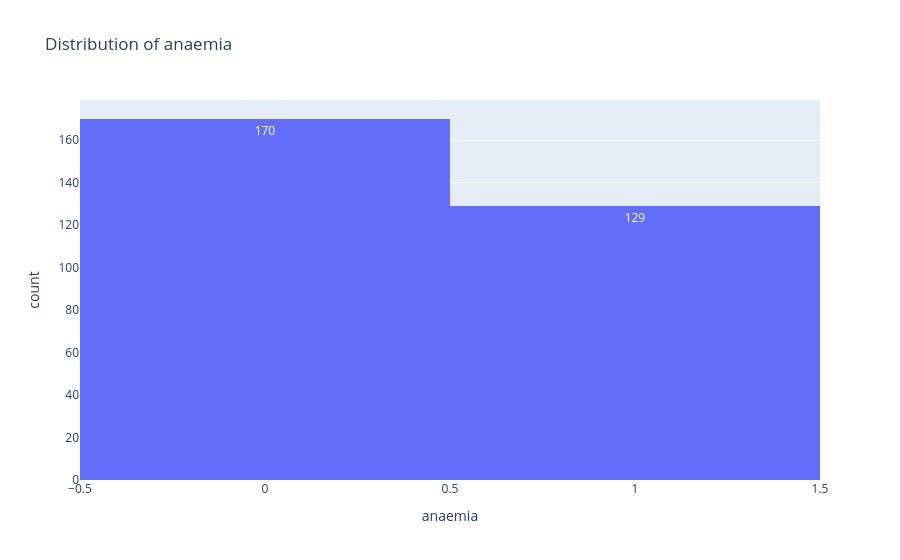
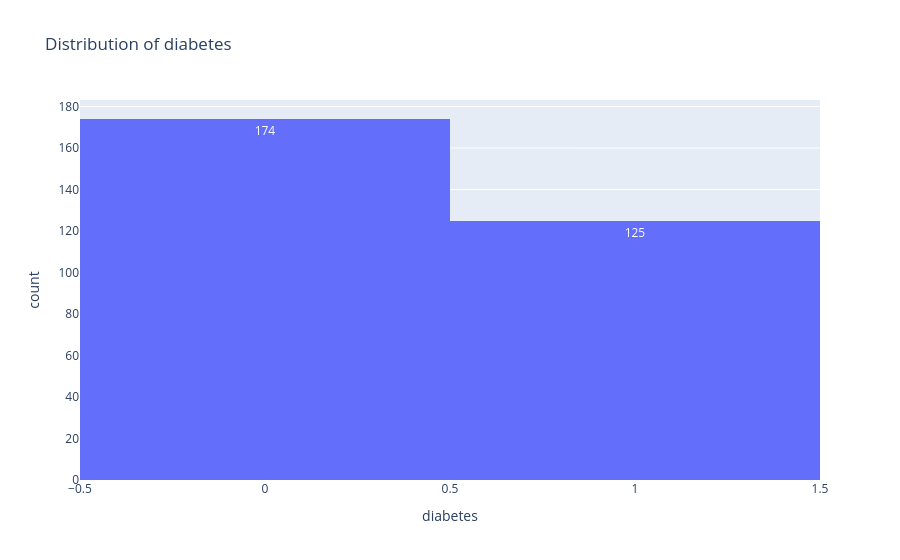
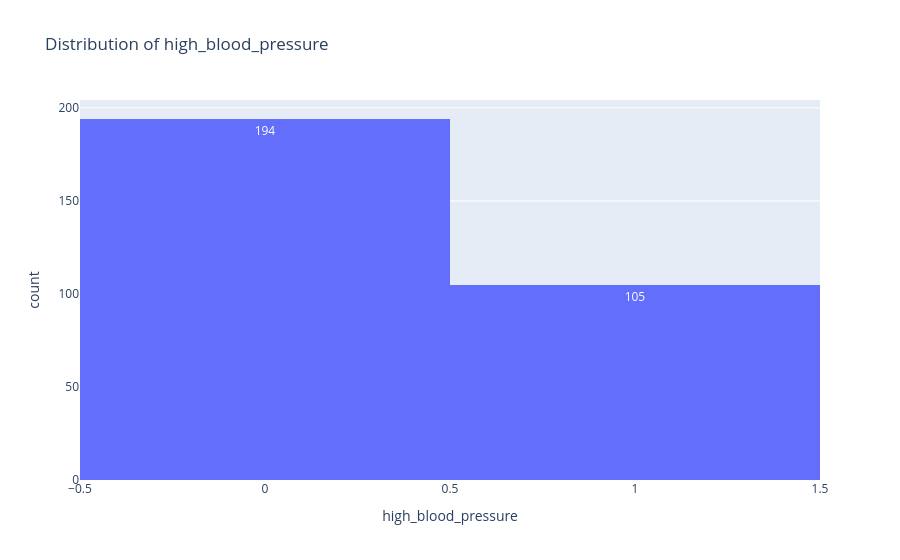
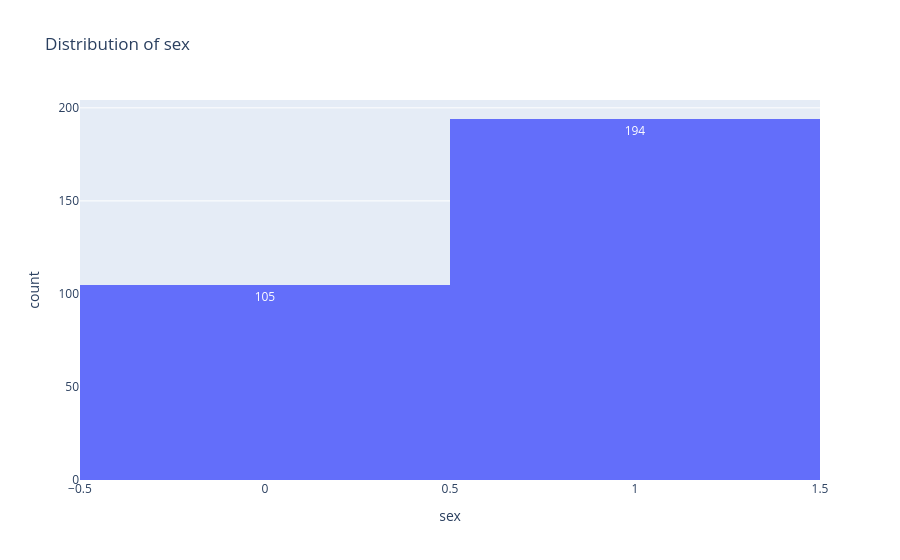

Notebook code cell kept with these figures, in order:
### Code cell
import plotly.express as px

cols = ['anaemia','diabetes','high_blood_pressure','sex','smoking','DEATH_EVENT']

for col in cols:
    fig = px.histogram(
        df,
        x=col,
        text_auto=True,
        title=f"Distribution of {col}"
    )
    total = len(df[col])
    for p in ax.patches:
        count = p.get_height()
        percent = (count / total) * 100
        ax.annotate(
            f'{percent:.1f}%',
            (p.get_x() + p.get_width() / 2, count),
            ha='center',
            va='bottom'
        )
    fig.show()

### Figure 1 — Plotly figure (JSON) as saved in the notebook; plotly's stock layout.template omitted (floating-point values rounded to 4 significant figures; data arrays with more than 128 entries replaced by an {"elided": "..."} marker saying what was removed)
{"data": [{"bingroup": "x", "hovertemplate": "anaemia=%{x}<br>count=%{y}<extra></extra>", "legendgroup": "", "marker": {"color": "#636efa", "pattern": {"shape": ""}}, "name": "", "orientation": "v", "showlegend": false, "texttemplate": "%{value}", "type": "histogram", "x": {"elided": "299 int values"}, "xaxis": "x", "yaxis": "y"}], "layout": {"barmode": "relative", "legend": {"tracegroupgap": 0}, "title": {"text": "Distribution of anaemia"}, "xaxis": {"anchor": "y", "domain": [0, 1], "title": {"text": "anaemia"}}, "yaxis": {"anchor": "x", "domain": [0, 1], "title": {"text": "count"}}}}

### Figure 2 — Plotly figure (JSON) as saved in the notebook; plotly's stock layout.template omitted (floating-point values rounded to 4 significant figures; data arrays with more than 128 entries replaced by an {"elided": "..."} marker saying what was removed)
{"data": [{"bingroup": "x", "hovertemplate": "diabetes=%{x}<br>count=%{y}<extra></extra>", "legendgroup": "", "marker": {"color": "#636efa", "pattern": {"shape": ""}}, "name": "", "orientation": "v", "showlegend": false, "texttemplate": "%{value}", "type": "histogram", "x": {"elided": "299 int values"}, "xaxis": "x", "yaxis": "y"}], "layout": {"barmode": "relative", "legend": {"tracegroupgap": 0}, "title": {"text": "Distribution of diabetes"}, "xaxis": {"anchor": "y", "domain": [0, 1], "title": {"text": "diabetes"}}, "yaxis": {"anchor": "x", "domain": [0, 1], "title": {"text": "count"}}}}

### Figure 3 — Plotly figure (JSON) as saved in the notebook; plotly's stock layout.template omitted (floating-point values rounded to 4 significant figures; data arrays with more than 128 entries replaced by an {"elided": "..."} marker saying what was removed)
{"data": [{"bingroup": "x", "hovertemplate": "high_blood_pressure=%{x}<br>count=%{y}<extra></extra>", "legendgroup": "", "marker": {"color": "#636efa", "pattern": {"shape": ""}}, "name": "", "orientation": "v", "showlegend": false, "texttemplate": "%{value}", "type": "histogram", "x": {"elided": "299 int values"}, "xaxis": "x", "yaxis": "y"}], "layout": {"barmode": "relative", "legend": {"tracegroupgap": 0}, "title": {"text": "Distribution of high_blood_pressure"}, "xaxis": {"anchor": "y", "domain": [0, 1], "title": {"text": "high_blood_pressure"}}, "yaxis": {"anchor": "x", "domain": [0, 1], "title": {"text": "count"}}}}

### Figure 4 — Plotly figure (JSON) as saved in the notebook; plotly's stock layout.template omitted (floating-point values rounded to 4 significant figures; data arrays with more than 128 entries replaced by an {"elided": "..."} marker saying what was removed)
{"data": [{"bingroup": "x", "hovertemplate": "sex=%{x}<br>count=%{y}<extra></extra>", "legendgroup": "", "marker": {"color": "#636efa", "pattern": {"shape": ""}}, "name": "", "orientation": "v", "showlegend": false, "texttemplate": "%{value}", "type": "histogram", "x": {"elided": "299 int values"}, "xaxis": "x", "yaxis": "y"}], "layout": {"barmode": "relative", "legend": {"tracegroupgap": 0}, "title": {"text": "Distribution of sex"}, "xaxis": {"anchor": "y", "domain": [0, 1], "title": {"text": "sex"}}, "yaxis": {"anchor": "x", "domain": [0, 1], "title": {"text": "count"}}}}
